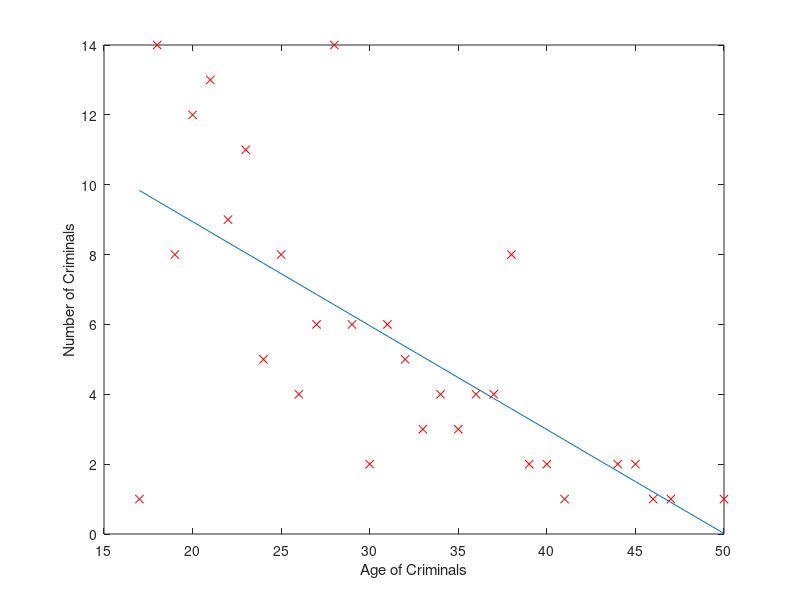

This chart was generated by the following MATLAB code:
clear; close all; clc;


#Loading element data
data = load('secondary_database.txt');

y = data(:, 2);
m = length(y); #number of elements
X = [ones(m,1),data(:, 1)];

plot(X(:,2),y,'rx');
hold on;

#defining some variables
theta = [10;10];
iter = 100000;
alpha = 0.001;

for i = 1:iter,
  
  
  hTheta = X * theta;
  J = (sum(hTheta - y) .^ 2) / (2*m);
  for j = 1:2,
    theta(j) = theta(j) - (alpha / m) * sum((hTheta - y) .* X(:,j));
  end
  
  if mod(i,10000) == 0,
    fprintf('%d  %d %d\n',i,theta(1),theta(2));
  end

end

plot(X(:,2), X*theta, '-');
xlabel('Age of Criminals');
ylabel('Number of Criminals');

hold off;
